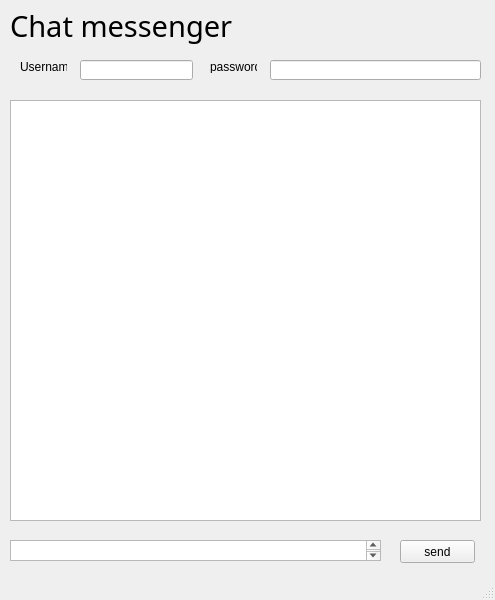
<?xml version="1.0" encoding="UTF-8"?>
<ui version="4.0">
 <class>Messenger</class>
 <widget class="QMainWindow" name="Messenger">
  <property name="geometry">
   <rect>
    <x>0</x>
    <y>0</y>
    <width>495</width>
    <height>600</height>
   </rect>
  </property>
  <property name="windowTitle">
   <string>Messenger</string>
  </property>
  <widget class="QWidget" name="centralwidget">
   <widget class="QPushButton" name="pushButton">
    <property name="geometry">
     <rect>
      <x>400</x>
      <y>540</y>
      <width>75</width>
      <height>23</height>
     </rect>
    </property>
    <property name="text">
     <string>send</string>
    </property>
   </widget>
   <widget class="QLabel" name="label">
    <property name="geometry">
     <rect>
      <x>10</x>
      <y>0</y>
      <width>281</width>
      <height>51</height>
     </rect>
    </property>
    <property name="font">
     <font>
      <family>Bahnschrift Condensed</family>
      <pointsize>22</pointsize>
     </font>
    </property>
    <property name="text">
     <string>Chat messenger</string>
    </property>
   </widget>
   <widget class="QTextBrowser" name="textBrowser">
    <property name="geometry">
     <rect>
      <x>10</x>
      <y>100</y>
      <width>471</width>
      <height>421</height>
     </rect>
    </property>
   </widget>
   <widget class="QTextEdit" name="textEdit">
    <property name="geometry">
     <rect>
      <x>10</x>
      <y>540</y>
      <width>371</width>
      <height>21</height>
     </rect>
    </property>
   </widget>
   <widget class="QLineEdit" name="lineEdit">
    <property name="geometry">
     <rect>
      <x>80</x>
      <y>60</y>
      <width>113</width>
      <height>20</height>
     </rect>
    </property>
   </widget>
   <widget class="QLineEdit" name="lineEdit_2">
    <property name="geometry">
     <rect>
      <x>270</x>
      <y>60</y>
      <width>211</width>
      <height>20</height>
     </rect>
    </property>
   </widget>
   <widget class="QLabel" name="label_2">
    <property name="geometry">
     <rect>
      <x>20</x>
      <y>60</y>
      <width>47</width>
      <height>13</height>
     </rect>
    </property>
    <property name="text">
     <string>Username</string>
    </property>
   </widget>
   <widget class="QLabel" name="label_3">
    <property name="geometry">
     <rect>
      <x>210</x>
      <y>60</y>
      <width>47</width>
      <height>13</height>
     </rect>
    </property>
    <property name="text">
     <string>password</string>
    </property>
   </widget>
  </widget>
  <widget class="QStatusBar" name="statusbar"/>
 </widget>
 <resources/>
 <connections/>
</ui>
